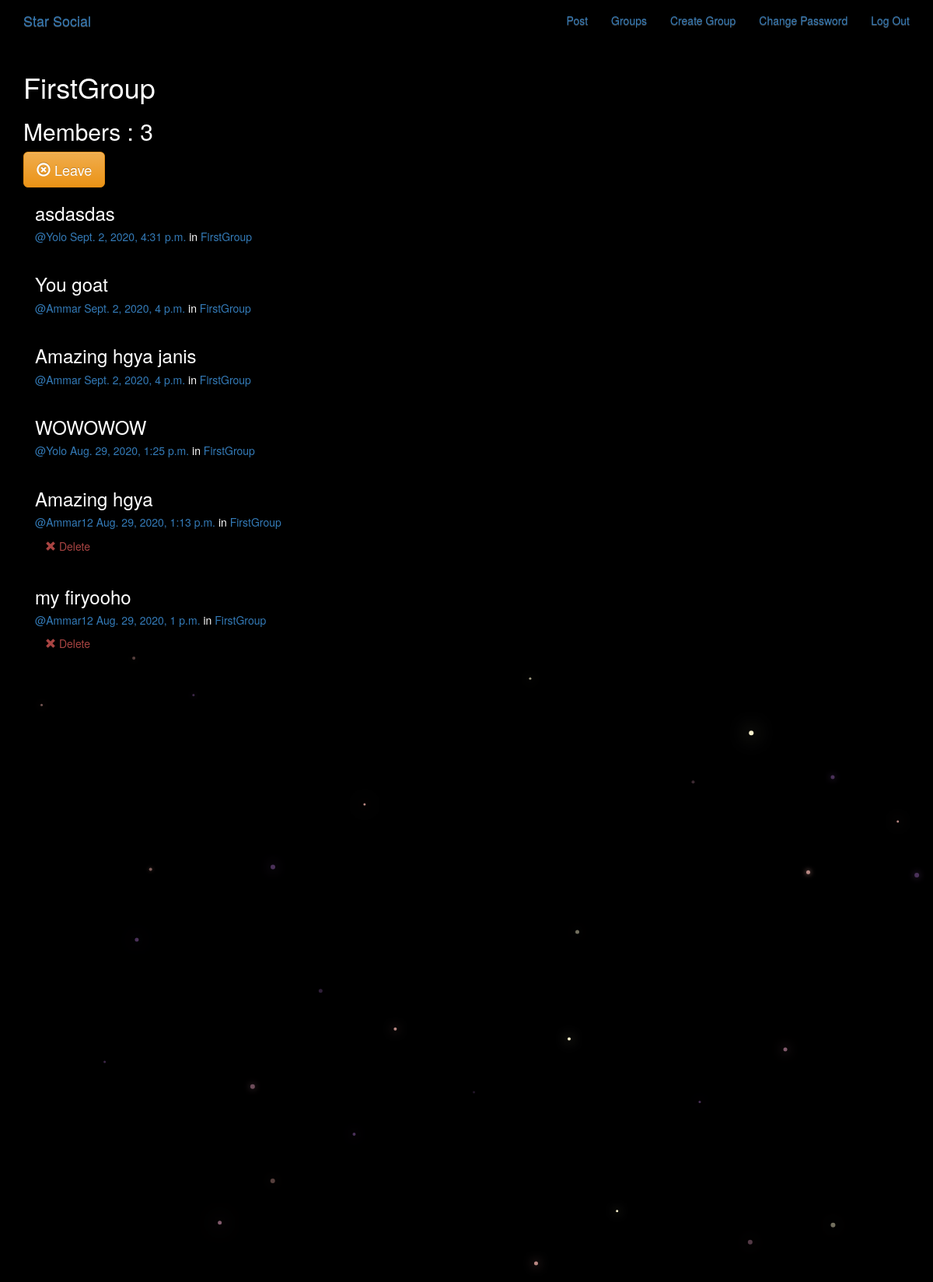
The app's page /groups/posts/in/firstgroup/ (signed in) with its own data.
### groups/models.py (models this page shows, shortened)
class Group(models.Model):
    name = models.CharField(max_length=256 , unique=True) # unique cos dont want groups to have same names
    slug = models.SlugField(allow_unicode=True , unique=True) # unique so all url codes are diff for diff groups
    description = models.TextField(blank=True , default='') #  desc can be blank so black = true.. default value will be ''
    description_html = models.TextField(editable=False , default='' , blank=True) # is not editable.. can be blank
    members = models.ManyToManyField(User , through='GroupMember') # through GroupMember class
    class Meta():
        ordering = ['name']

### posts/models.py (models this page shows, shortened)
class Post(models.Model):
    user = models.ForeignKey(User , related_name='posts' , on_delete=models.CASCADE)
    created_at = models.DateTimeField(auto_now=True) # means date / time will be got automatically as post's created
    message = models.TextField()
    message_html = models.TextField(editable=False)
    group = models.ForeignKey(Group , related_name='posts' , null=True , blank=True , on_delete=models.CASCADE)
    class Meta():
        ordering = ['-created_at'] # - so see it in descending order... most recent at top
        unique_together = ['user' , 'message']

### groups/views.py (the view)
# urls.py: path('posts/in/<slug:slug>/' , views.SingleGroup.as_view() , name='single') , #detail view pf group
class SingleGroup(DetailView):
    model = Group

### groups/templates/groups/group_detail.html
{% extends 'groups/group_base.html' %}
{% block pregroup %}
  <h1> {{ group.name }} </h1>
  <h2> Members :  {{ group.members.count }} </h2>
  <div class="content">
    {% if user in group.members.all %}
      <a href="{% url 'groups:leave' slug=group.slug %}"
      class="btn btn-lg btn-fill btn-warning"> <span class='glyphicon glyphicon-remove-circle'> </span> Leave </a>
    {% else %}
    <a href="{% url 'groups:join' slug=group.slug %}"
    class="btn btn-lg btn-fill btn-warning"> <span class='glyphicon glyphicon-ok-circle'> </span> Join Group </a>
    {% endif %}
  </div>
{% endblock %}
{% block group_content %}
  <div class="col-md-8">
    {% if group.posts.count == 0 %}
      <h2>No posts in this group yet!</h2>
    {% else %}
      {% for post in group.posts.all %}
        {% include "posts/_post.html" %}
      {% endfor %}
    {% endif %}
  </div>
{% endblock %}

### posts/templates/posts/_post.html
<div class="post media">
  	<h3>{{ post.message_html|safe }}</h3>
  	<div class="media-body">
  		<h5 class="media-heading">
      	<span class="username"><a href="{% url 'posts:for_user' username=post.user.username %}">@{{ post.user.username }}  </a></span>
  			<time class="time"><a href="{% url 'posts:single' username=post.user.username pk=post.pk %}">{{ post.created_at }}  </a></time>
  			{% if post.group %}
  			<span class="group-name">in <a href="{% url 'groups:single' slug=post.group.slug %}">{{ post.group.name }}</a></span>
      	{% endif %}
  		</h5>
  		<div class="media-footer">
  			{% if user.is_authenticated and post.user == user %}
  				<a href="{% url 'posts:delete' pk=post.pk %}" title="delete" class="btn btn-simple">
  					<span class="glyphicon glyphicon-remove text-danger" aria-hidden="true"></span>
  					<span class="text-danger icon-label">Delete</span>
  				</a>
  			{% endif %}
  		</div>
  	</div>
</div>

### static/simplesocial/css/master.css (style rules this page uses)
body { margin: 0; overflow: hidden; background-color: black; color:white; }

### records on screen
Group: name "FirstGroup", members.count "3"
Post: message_html "asdasdas", user.username "Yolo", created_at "Sept. 2, 2020, 4:31 p.m.", group.name "FirstGroup"
Post: message_html "You goat", user.username "Ammar", created_at "Sept. 2, 2020, 4 p.m.", group.name "FirstGroup"
Post: message_html "Amazing hgya janis", user.username "Ammar", created_at "Sept. 2, 2020, 4 p.m.", group.name "FirstGroup"
Post: message_html "WOWOWOW", user.username "Yolo", created_at "Aug. 29, 2020, 1:25 p.m.", group.name "FirstGroup"
Post: message_html "Amazing hgya", user.username "Ammar12", created_at "Aug. 29, 2020, 1:13 p.m.", group.name "FirstGroup", shows "Delete"
Post: message_html "my firyooho", user.username "Ammar12", created_at "Aug. 29, 2020, 1 p.m.", group.name "FirstGroup", shows "Delete"
